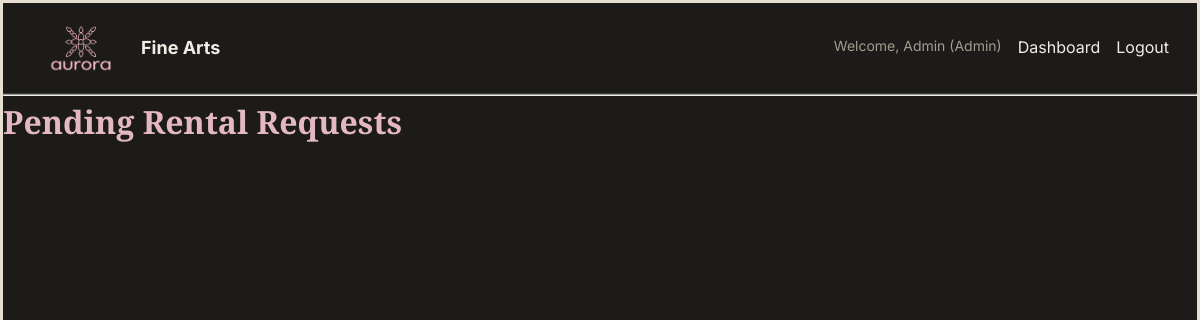
/admin/rentals (signed in), run on an earlier commit of the app's database.
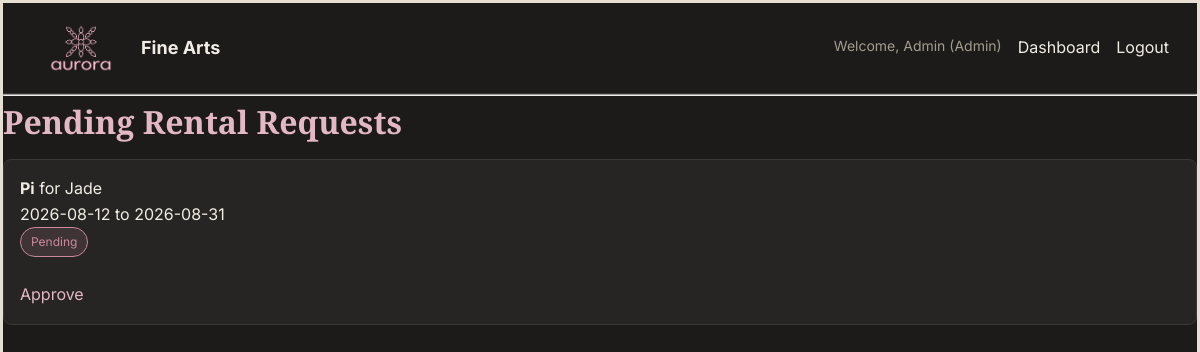
And on a later commit of the database.
### models.py (models this page shows, shortened)
class User(db.Model, UserMixin):
    id = db.Column(db.Integer, primary_key=True)
    name = db.Column(db.String(100),nullable=False)
    email = db.Column(db.String(120),unique=True, nullable=False)
    password_hash = db.Column(db.String(200), nullable=False)
    is_admin = db.Column(db.Boolean, default=False)

class Rental(db.Model):
    id = db.Column(db.Integer, primary_key=True)
    user_id = db.Column(db.Integer,db.ForeignKey("user.id"), nullable=False)
    artwork_id = db.Column(db.Integer,db.ForeignKey("artwork.id"), nullable=False)
    start_date = db.Column(db.Date, nullable=False)
    end_date = db.Column(db.Date, nullable=False)
    status = db.Column(db.String(20), default="pending")
    user = db.relationship("User", backref="rentals")
    artwork = db.relationship("Artwork", backref="rentals")

class Artwork(db.Model):
    id = db.Column(db.Integer, primary_key=True)
    title = db.Column(db.String(150), nullable=False)
    artist_name = db.Column(db.String(150), nullable=False)
    category = db.Column(db.String(80))
    price_per_month = db.Column(db.Float, nullable=False)
    is_available = db.Column(db.Boolean, default=True)
    image_url = db.Column(db.String(300))
    description = db.Column(db.Text)
    dimensions = db.Column(db.String(50))

### app.py (the view)
@app.route("/admin/rentals")
@login_required
def admin_rentals():
    if not current_user.is_admin:
        return "Access denied - admins only", 403
    pending = Rental.query.filter_by(status="pending").all()
    return render_template("admin_rentals.html", rentals=pending)

### app.py (called while the page is built)
@login_manager.user_loader
def load_user(user_id):
    return User.query.get(int(user_id))

### templates/admin_rentals.html (shortened to what this page needs)
{% extends "base.html" %}
{% block content %}
    <h1>Pending Rental Requests</h1>
    {% for rental in rentals %}
        <div class="artwork-card">
            <strong>{{ rental.artwork.title }}</strong> for {{ rental.user.name}}
            <p>{{ rental.start_date }} to {{ rental.end_date }}</p>
            <span class="badge" style="border-color:#C9899A; color:#C9899A; background:rgba(201,137,154,0.15);">Pending</span>
            <br><br>
            <a href="/admin/rentals/{{ rental.id }}/approve">Approve</a>
        </div>
    {% endfor %}
{% endblock %}

### templates/base.html (shortened to what this page needs)
<!DOCTYPE html>
<html>
<head>
    <link rel="stylesheet" href="{{ url_for('static', filename='css/style.css') }}">
</head>
<body>
    <nav>
        <div class="nav-brand">
            <a href="/">
                <img src="/static/images/logo.png" alt="Aurora Fine Arts" class="logo">
                 Fine Arts
            </a>
        </div>
        <div class="nav-links" id="nav-links">
            {% if current_user.is_authenticated %}
                {% if current_user.is_admin %}
                <span class="welcome-msg">Welcome, {{ current_user.name }} (Admin)</span>
                <a href="/admin/dashboard">Dashboard</a>
            {% else %}
                    <span class="welcome-msg">Welcome, {{ current_user.name }}</span>
                    <a href="/my-rentals">My rentals</a>
                {% endif %}
                <a href="/logout">Logout</a>
            {% else %}
                <a href="/">Catalog</a>
                <a href="/login">Login</a>
                <a href="/register">Register</a>
                <a href="/contact">Contact Us</a>
            {% endif %}
        </div>
    </nav>
    <hr>
    {% block content %}{% endblock %}
</body>
</html>

### static/css/style.css (style rules this page uses)
* { margin: 0; padding: 0; box-sizing: border-box; }
body { font-family: 'Inter', -apple-system, sans-serif; background-color: #1C1B1A; color: #F2EDE4; line-height: 1.6; border: 3px solid #E8DFD3; min-height: 100vh; }
h1 { font-family: 'Playfair Display', serif; color: #E3B8C4; margin-bottom: 12px; }
a { color: #E3B8C4; text-decoration: none; }
nav { display: flex; align-items: center; justify-content: space-between; padding: 20px 28px; border-bottom: 1px solid #3A3835; position: relative; }
.nav-links { display: flex; gap: 16px; }
.nav-links a { color: #F2EDE4; }
.welcome-msg { color: #A39C8E; font-size: 14px; }
.nav-brand a { display: flex; align-items: center; gap: 10px; color: #F2EDE4; font-weight: 700; font-size: 18px; }
.logo { height: 50px; width: auto; }
.artwork-card { background: #262523; border: 1px solid #3A3835; border-radius: 8px; padding: 16px; margin-bottom: 16px; }
.badge { display: inline-block; font-size: 12px; padding: 4px 10px; border-radius: 999px; border: 1px solid #8A9B8E; color: #8A9B8E; background: rgba(138, 155, 142, 0.15); }

What changed in the data, as far as the page shows it:
added Rental: artwork "Pi", user.name "Jade", start_date "2026-08-12", end_date "2026-08-31"
